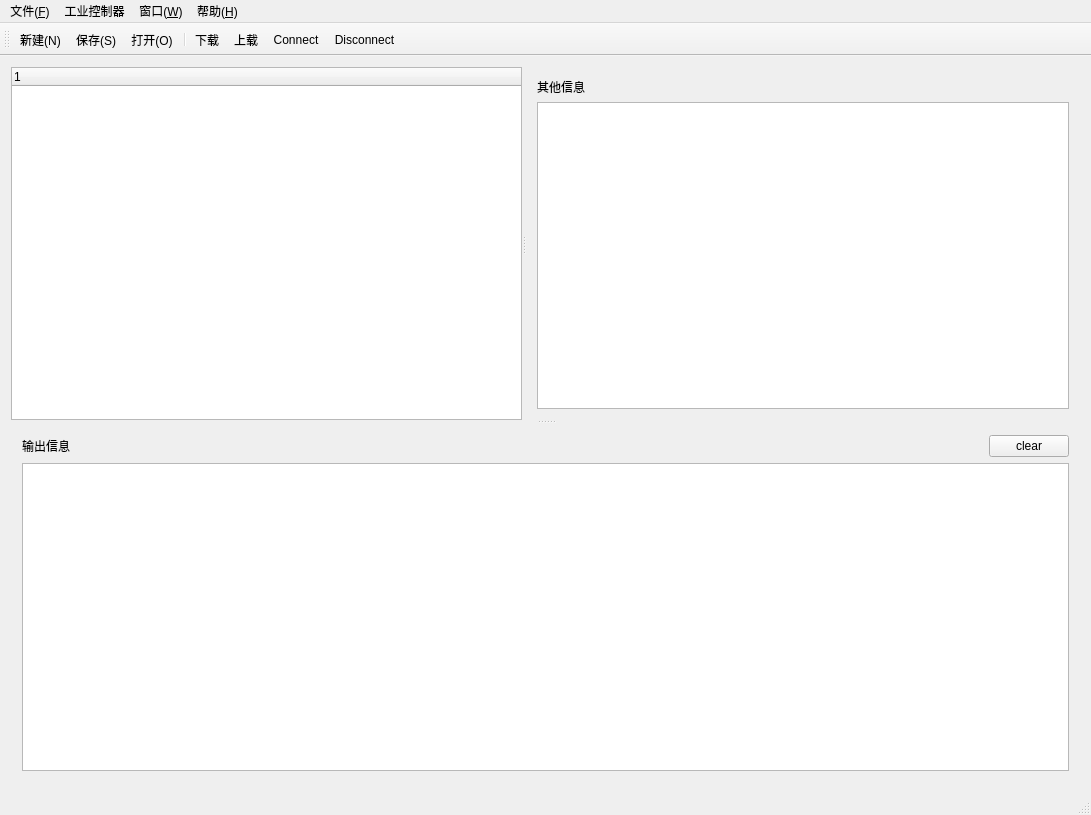
<?xml version="1.0" encoding="UTF-8"?>
<ui version="4.0">
 <class>MainWindow</class>
 <widget class="QMainWindow" name="MainWindow">
  <property name="geometry">
   <rect>
    <x>0</x>
    <y>0</y>
    <width>1091</width>
    <height>815</height>
   </rect>
  </property>
  <property name="windowTitle">
   <string>自学型工业控制器配置软件</string>
  </property>
  <widget class="QWidget" name="centralWidget">
   <layout class="QGridLayout" name="gridLayout">
    <item row="0" column="0">
     <widget class="QSplitter" name="splitter_2">
      <property name="orientation">
       <enum>Qt::Vertical</enum>
      </property>
      <widget class="QSplitter" name="splitter">
       <property name="orientation">
        <enum>Qt::Horizontal</enum>
       </property>
       <widget class="QTreeWidget" name="treeWidget">
        <column>
         <property name="text">
          <string notr="true">1</string>
         </property>
        </column>
       </widget>
       <widget class="QStackedWidget" name="stackedWidget">
        <property name="currentIndex">
         <number>4</number>
        </property>
        <widget class="QWidget" name="AI_Page">
         <layout class="QGridLayout" name="gridLayout_2">
          <item row="1" column="0">
           <widget class="QTableWidget" name="AI_TableWidget"/>
          </item>
          <item row="0" column="0">
           <widget class="QLabel" name="AI_PageTitle">
            <property name="text">
             <string>AI配置信息</string>
            </property>
           </widget>
          </item>
         </layout>
        </widget>
        <widget class="QWidget" name="DI_Page">
         <layout class="QGridLayout" name="gridLayout_4">
          <item row="1" column="0">
           <widget class="QTableWidget" name="DI_TableWidget"/>
          </item>
          <item row="0" column="0">
           <widget class="QLabel" name="DI_PageTitle">
            <property name="text">
             <string>DI配置信息</string>
            </property>
           </widget>
          </item>
         </layout>
        </widget>
        <widget class="QWidget" name="DO_Page">
         <layout class="QGridLayout" name="gridLayout_5">
          <item row="0" column="0">
           <widget class="QLabel" name="DO_PageTitle">
            <property name="text">
             <string>DO配置信息</string>
            </property>
           </widget>
          </item>
          <item row="1" column="0">
           <widget class="QTableWidget" name="DO_TableWidget"/>
          </item>
         </layout>
        </widget>
        <widget class="QWidget" name="SerialPort_Page">
         <layout class="QGridLayout" name="gridLayout_6">
          <item row="1" column="0">
           <widget class="QTableWidget" name="SerialPort_TableWidget"/>
          </item>
          <item row="0" column="0">
           <widget class="QLabel" name="SerialPort_PageTitle">
            <property name="text">
             <string>串口配置信息</string>
            </property>
           </widget>
          </item>
         </layout>
        </widget>
        <widget class="QWidget" name="Oter_Page">
         <layout class="QGridLayout" name="gridLayout_11">
          <item row="1" column="0">
           <widget class="QTableWidget" name="Oter_Page_TableWidget"/>
          </item>
          <item row="0" column="0">
           <widget class="QLabel" name="Oter_PageTitle">
            <property name="text">
             <string>其他信息</string>
            </property>
           </widget>
          </item>
         </layout>
        </widget>
       </widget>
      </widget>
      <widget class="QWidget" name="msgWidget" native="true">
       <layout class="QGridLayout" name="gridLayout_3">
        <item row="0" column="0">
         <layout class="QHBoxLayout" name="horizontalLayout">
          <item>
           <widget class="QLabel" name="label">
            <property name="text">
             <string>输出信息</string>
            </property>
           </widget>
          </item>
          <item>
           <spacer name="horizontalSpacer">
            <property name="orientation">
             <enum>Qt::Horizontal</enum>
            </property>
            <property name="sizeHint" stdset="0">
             <size>
              <width>40</width>
              <height>20</height>
             </size>
            </property>
           </spacer>
          </item>
          <item>
           <widget class="QPushButton" name="clearButton">
            <property name="text">
             <string>clear</string>
            </property>
            <property name="icon">
             <iconset resource="images.qrc">
              <normaloff>:/images/images/clear2.png</normaloff>:/images/images/clear2.png</iconset>
            </property>
           </widget>
          </item>
         </layout>
        </item>
        <item row="1" column="0">
         <widget class="QTextEdit" name="outMsgText"/>
        </item>
       </layout>
      </widget>
     </widget>
    </item>
   </layout>
  </widget>
  <widget class="QToolBar" name="mainToolBar">
   <attribute name="toolBarArea">
    <enum>TopToolBarArea</enum>
   </attribute>
   <attribute name="toolBarBreak">
    <bool>false</bool>
   </attribute>
   <addaction name="actionNew"/>
   <addaction name="actionSave"/>
   <addaction name="actionOpen"/>
   <addaction name="separator"/>
   <addaction name="actionDownload"/>
   <addaction name="actionUpload"/>
   <addaction name="actionConnect"/>
   <addaction name="actionDisconnect"/>
  </widget>
  <widget class="QStatusBar" name="statusBar"/>
  <widget class="QMenuBar" name="menuBar">
   <property name="geometry">
    <rect>
     <x>0</x>
     <y>0</y>
     <width>1091</width>
     <height>22</height>
    </rect>
   </property>
   <widget class="QMenu" name="menuFile">
    <property name="title">
     <string>文件(&amp;F)</string>
    </property>
    <addaction name="actionNew"/>
    <addaction name="actionOpen"/>
    <addaction name="actionSave"/>
    <addaction name="actionClose"/>
   </widget>
   <widget class="QMenu" name="menuControl">
    <property name="title">
     <string>工业控制器</string>
    </property>
    <addaction name="actionDownload"/>
    <addaction name="actionUpload"/>
    <addaction name="actionConnect"/>
    <addaction name="actionDisconnect"/>
   </widget>
   <widget class="QMenu" name="menu_H">
    <property name="title">
     <string>帮助(&amp;H)</string>
    </property>
    <addaction name="actionabout"/>
    <addaction name="actiondebug"/>
   </widget>
   <widget class="QMenu" name="menu_2">
    <property name="title">
     <string>窗口(&amp;W)</string>
    </property>
    <addaction name="actiontest_2"/>
   </widget>
   <addaction name="menuFile"/>
   <addaction name="menuControl"/>
   <addaction name="menu_2"/>
   <addaction name="menu_H"/>
  </widget>
  <action name="actionNew">
   <property name="icon">
    <iconset resource="images.qrc">
     <normaloff>:/images/images/new.png</normaloff>:/images/images/new.png</iconset>
   </property>
   <property name="text">
    <string>新建(&amp;N)</string>
   </property>
   <property name="toolTip">
    <string>新建文件</string>
   </property>
   <property name="shortcut">
    <string>Alt+N</string>
   </property>
  </action>
  <action name="actionOpen">
   <property name="icon">
    <iconset resource="images.qrc">
     <normaloff>:/images/images/openfile.png</normaloff>:/images/images/openfile.png</iconset>
   </property>
   <property name="text">
    <string>打开(&amp;O)</string>
   </property>
   <property name="shortcut">
    <string>Alt+O</string>
   </property>
  </action>
  <action name="actionDownload">
   <property name="icon">
    <iconset resource="images.qrc">
     <normaloff>:/images/images/download.png</normaloff>:/images/images/download.png</iconset>
   </property>
   <property name="text">
    <string>下载</string>
   </property>
  </action>
  <action name="actionUpload">
   <property name="icon">
    <iconset resource="images.qrc">
     <normaloff>:/images/images/upload.png</normaloff>:/images/images/upload.png</iconset>
   </property>
   <property name="text">
    <string>上载</string>
   </property>
  </action>
  <action name="actionConnect">
   <property name="icon">
    <iconset resource="images.qrc">
     <normaloff>:/images/images/1.png</normaloff>:/images/images/1.png</iconset>
   </property>
   <property name="text">
    <string>Connect</string>
   </property>
  </action>
  <action name="actionDisconnect">
   <property name="icon">
    <iconset resource="images.qrc">
     <normaloff>:/images/images/2.png</normaloff>:/images/images/2.png</iconset>
   </property>
   <property name="text">
    <string>Disconnect</string>
   </property>
  </action>
  <action name="actionabout">
   <property name="icon">
    <iconset resource="images.qrc">
     <normaloff>:/images/images/about.png</normaloff>:/images/images/about.png</iconset>
   </property>
   <property name="text">
    <string>about</string>
   </property>
  </action>
  <action name="actionSave">
   <property name="icon">
    <iconset resource="images.qrc">
     <normaloff>:/images/images/save.png</normaloff>:/images/images/save.png</iconset>
   </property>
   <property name="text">
    <string>保存(&amp;S)</string>
   </property>
  </action>
  <action name="actionClose">
   <property name="icon">
    <iconset resource="images.qrc">
     <normaloff>:/images/images/closefile.png</normaloff>:/images/images/closefile.png</iconset>
   </property>
   <property name="text">
    <string>关闭(&amp;C)</string>
   </property>
   <property name="shortcut">
    <string>Alt+C</string>
   </property>
  </action>
  <action name="actiondebug">
   <property name="text">
    <string>debug</string>
   </property>
  </action>
  <action name="actiontest_2">
   <property name="text">
    <string>test</string>
   </property>
  </action>
 </widget>
 <layoutdefault spacing="6" margin="11"/>
 <resources>
  <include location="images.qrc"/>
 </resources>
 <connections/>
</ui>
